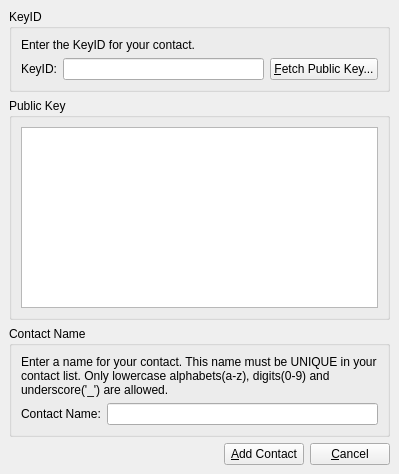
<ui version="4.0" >
 <author></author>
 <comment></comment>
 <exportmacro></exportmacro>
 <class>AddContactDialog</class>
 <widget class="QDialog" name="AddContactDialog" >
  <property name="geometry" >
   <rect>
    <x>0</x>
    <y>0</y>
    <width>399</width>
    <height>474</height>
   </rect>
  </property>
  <property name="windowTitle" >
   <string>Add Contact...</string>
  </property>
  <property name="windowIcon" >
   <iconset resource="images.qrc" >:/images/user_add32.png</iconset>
  </property>
  <layout class="QVBoxLayout" >
   <property name="margin" >
    <number>9</number>
   </property>
   <property name="spacing" >
    <number>6</number>
   </property>
   <item>
    <widget class="QGroupBox" name="groupBox" >
     <property name="title" >
      <string>KeyID</string>
     </property>
     <layout class="QVBoxLayout" >
      <property name="margin" >
       <number>9</number>
      </property>
      <property name="spacing" >
       <number>6</number>
      </property>
      <item>
       <widget class="QLabel" name="keyIdStatus" >
        <property name="text" >
         <string>Enter the KeyID for your contact.</string>
        </property>
       </widget>
      </item>
      <item>
       <layout class="QHBoxLayout" >
        <property name="margin" >
         <number>0</number>
        </property>
        <property name="spacing" >
         <number>6</number>
        </property>
        <item>
         <widget class="QLabel" name="label_2" >
          <property name="text" >
           <string>KeyID:</string>
          </property>
         </widget>
        </item>
        <item>
         <widget class="QLineEdit" name="keyId" />
        </item>
        <item>
         <widget class="QPushButton" name="fetchKeyButton" >
          <property name="text" >
           <string>&amp;Fetch Public Key...</string>
          </property>
          <property name="autoDefault" >
           <bool>false</bool>
          </property>
         </widget>
        </item>
       </layout>
      </item>
     </layout>
    </widget>
   </item>
   <item>
    <widget class="QGroupBox" name="groupBox_2" >
     <property name="title" >
      <string>Public Key</string>
     </property>
     <layout class="QVBoxLayout" >
      <property name="margin" >
       <number>9</number>
      </property>
      <property name="spacing" >
       <number>6</number>
      </property>
      <item>
       <widget class="QTextEdit" name="publicKey" >
        <property name="font" >
         <font>
          <family>Courier New</family>
          <pointsize>10</pointsize>
          <weight>50</weight>
          <italic>false</italic>
          <bold>false</bold>
          <underline>false</underline>
          <strikeout>false</strikeout>
         </font>
        </property>
        <property name="tabChangesFocus" >
         <bool>true</bool>
        </property>
        <property name="lineWrapMode" >
         <enum>QTextEdit::NoWrap</enum>
        </property>
        <property name="acceptRichText" >
         <bool>false</bool>
        </property>
       </widget>
      </item>
     </layout>
    </widget>
   </item>
   <item>
    <widget class="QGroupBox" name="groupBox_3" >
     <property name="title" >
      <string>Contact Name</string>
     </property>
     <layout class="QVBoxLayout" >
      <property name="margin" >
       <number>9</number>
      </property>
      <property name="spacing" >
       <number>6</number>
      </property>
      <item>
       <widget class="QLabel" name="label_3" >
        <property name="text" >
         <string>Enter a name for your contact. This name must be UNIQUE in your contact list. Only lowercase alphabets(a-z), digits(0-9) and underscore('_') are allowed.</string>
        </property>
        <property name="wordWrap" >
         <bool>true</bool>
        </property>
       </widget>
      </item>
      <item>
       <layout class="QHBoxLayout" >
        <property name="margin" >
         <number>0</number>
        </property>
        <property name="spacing" >
         <number>6</number>
        </property>
        <item>
         <widget class="QLabel" name="label_4" >
          <property name="text" >
           <string>Contact Name:</string>
          </property>
         </widget>
        </item>
        <item>
         <widget class="QLineEdit" name="contactName" />
        </item>
       </layout>
      </item>
     </layout>
    </widget>
   </item>
   <item>
    <layout class="QHBoxLayout" >
     <property name="margin" >
      <number>0</number>
     </property>
     <property name="spacing" >
      <number>6</number>
     </property>
     <item>
      <spacer>
       <property name="orientation" >
        <enum>Qt::Horizontal</enum>
       </property>
       <property name="sizeHint" >
        <size>
         <width>40</width>
         <height>20</height>
        </size>
       </property>
      </spacer>
     </item>
     <item>
      <widget class="QPushButton" name="addContactButton" >
       <property name="text" >
        <string>&amp;Add Contact</string>
       </property>
       <property name="autoDefault" >
        <bool>false</bool>
       </property>
      </widget>
     </item>
     <item>
      <widget class="QPushButton" name="cancelButton" >
       <property name="text" >
        <string>&amp;Cancel</string>
       </property>
       <property name="autoDefault" >
        <bool>false</bool>
       </property>
      </widget>
     </item>
    </layout>
   </item>
  </layout>
 </widget>
 <pixmapfunction></pixmapfunction>
 <resources>
  <include location="images.qrc" />
 </resources>
 <connections/>
</ui>
